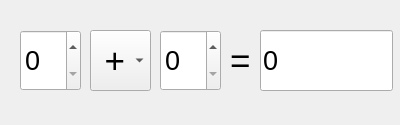
<?xml version="1.0" encoding="UTF-8"?>
<ui version="4.0">
 <class>Widget</class>
 <widget class="QWidget" name="Widget">
  <property name="enabled">
   <bool>true</bool>
  </property>
  <property name="geometry">
   <rect>
    <x>0</x>
    <y>0</y>
    <width>400</width>
    <height>125</height>
   </rect>
  </property>
  <property name="minimumSize">
   <size>
    <width>400</width>
    <height>125</height>
   </size>
  </property>
  <property name="maximumSize">
   <size>
    <width>400</width>
    <height>125</height>
   </size>
  </property>
  <property name="windowTitle">
   <string>Calculator</string>
  </property>
  <property name="windowOpacity">
   <double>1.000000000000000</double>
  </property>
  <widget class="QSpinBox" name="firstValue">
   <property name="geometry">
    <rect>
     <x>20</x>
     <y>30</y>
     <width>61</width>
     <height>61</height>
    </rect>
   </property>
   <property name="font">
    <font>
     <pointsize>20</pointsize>
    </font>
   </property>
  </widget>
  <widget class="QSpinBox" name="secondValue">
   <property name="geometry">
    <rect>
     <x>160</x>
     <y>30</y>
     <width>61</width>
     <height>61</height>
    </rect>
   </property>
   <property name="font">
    <font>
     <pointsize>20</pointsize>
    </font>
   </property>
  </widget>
  <widget class="QLabel" name="label">
   <property name="geometry">
    <rect>
     <x>230</x>
     <y>30</y>
     <width>31</width>
     <height>61</height>
    </rect>
   </property>
   <property name="font">
    <font>
     <pointsize>26</pointsize>
    </font>
   </property>
   <property name="text">
    <string>=</string>
   </property>
  </widget>
  <widget class="QComboBox" name="operation">
   <property name="geometry">
    <rect>
     <x>90</x>
     <y>30</y>
     <width>61</width>
     <height>61</height>
    </rect>
   </property>
   <property name="font">
    <font>
     <pointsize>26</pointsize>
    </font>
   </property>
   <item>
    <property name="text">
     <string> +</string>
    </property>
   </item>
   <item>
    <property name="text">
     <string> -</string>
    </property>
   </item>
   <item>
    <property name="text">
     <string> *</string>
    </property>
   </item>
   <item>
    <property name="text">
     <string> /</string>
    </property>
   </item>
  </widget>
  <widget class="QLineEdit" name="answer">
   <property name="geometry">
    <rect>
     <x>260</x>
     <y>30</y>
     <width>133</width>
     <height>61</height>
    </rect>
   </property>
   <property name="font">
    <font>
     <pointsize>20</pointsize>
    </font>
   </property>
   <property name="text">
    <string>0</string>
   </property>
   <property name="frame">
    <bool>true</bool>
   </property>
   <property name="readOnly">
    <bool>true</bool>
   </property>
  </widget>
 </widget>
 <layoutdefault spacing="6" margin="11"/>
 <resources/>
 <connections/>
</ui>
